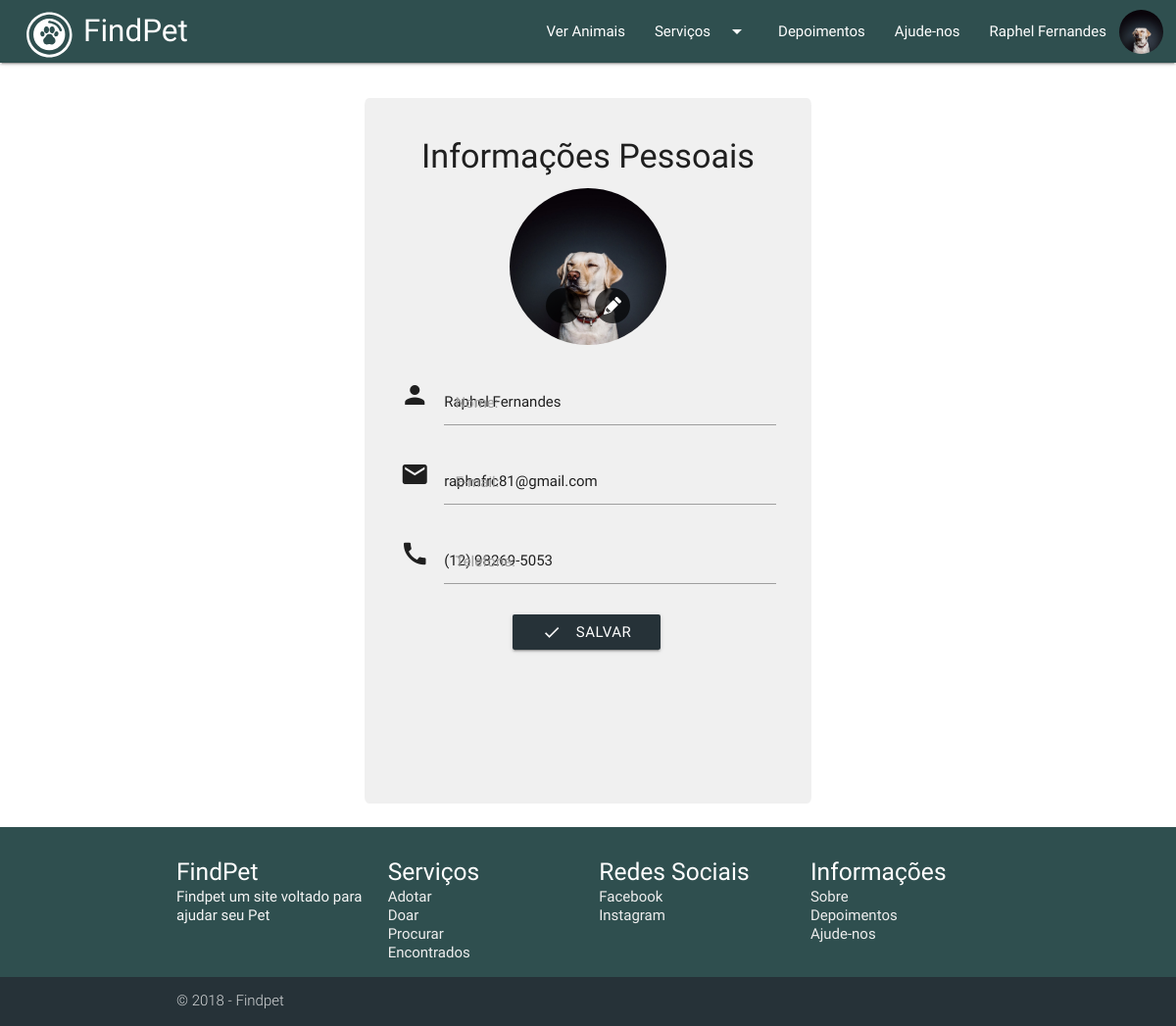
Screenshot of /perfil.php (signed in) with the database file from the repository.
### tables this page shows
CREATE TABLE `usuario` (
  `idusuario` int(10) UNSIGNED NOT NULL,
  `nome` varchar(75) NOT NULL,
  `email` varchar(50) NOT NULL,
  `img` varchar(30) DEFAULT 'profile.jpg',
  `telefone` varchar(15) DEFAULT NULL,
  `senha` varchar(45) NOT NULL
);

### perfil.php (the view, shortened to what this page needs)
<?php
    require 'navbar.php';
?>
<?php
    require_once 'ajax/conexao.php';
        $sql = "SELECT * FROM usuario WHERE idusuario = '".$id."'";
        $consulta = $conn->query($sql);
        $usuario = $consulta->fetch(PDO::FETCH_ASSOC);
?>
        <div id="corperfil">
        <center>
            <h4>Informações Pessoais</h4>
        </center>
        <div class="imgperfil">
            <div
                    class="slim imageuser"
                    data-min-size="150,150"
                    data-size="1000,1000"
                    data-ratio="1:1"
                    data-instant-edit="true"
                    data-did-upload="atualizaImg"
                    data-service="ajax/editarImagem.php"
                    data-push="true"
                    style="width: 160px;height: 160px;border-radius:90px; margin:auto;">
                <img id="imageuser" src="img/<?php echo $usuario['img']; ?>"><br/>
            </div>
            <form id="editForm">
                <div class="input-field col s6">
                    <i class="Small material-icons prefix">person</i>
                    <label for="nome">Nome:</label>
                    <input type="text" id="nome" name="nome" value="<?php echo $usuario['nome']; ?>">
                    <br/>
                </div>
                <div class="input-field col s6">
                    <i class="Small material-icons prefix">mail</i>
                    <label for="icon_mail">E-mail:</label>
                    <input id="icon_mail" type="text" name="email" value="<?php echo $usuario['email']; ?>">
                </div>
                <div class="input-field col s6">
                    <i class="Small material-icons prefix">call</i>
                    <label for="telefone">Telefone:</label>
                    <input type="text" id="telefone" name="telefone" value="<?php echo $usuario['telefone']; ?>">
                </div>
                <a class="blue-grey darken-4 btn" id="salvar" style="margin-top: 3%;"><i class="material-icons left">done</i>Salvar</a>
            </form>
        </div>
        </div>
        <?php
            require 'footer.php';
        ?>
    </body>
</html>

### css/style.css (style rules this page uses)
#editForm { margin: auto; width: 400px; margin-top: 3%; padding: 2%; }
#corperfil { width: 38%; height: 90%; border: 6% solid #c3c3c340; background-color: #c3c3c340; border-radius: 1%; padding: 2%; margin: auto; margin-bottom: 2%; margin-top: 3% }
#corperfil a { margin-left: 30%; }
html, body { height: 100%; width: 100%; }
html, body { height: 100%; }

### rows the page displays
usuario: nome "Raphel Fernandes", email "raphafrc81@gmail.com", telefone "(12) 98269-5053"
